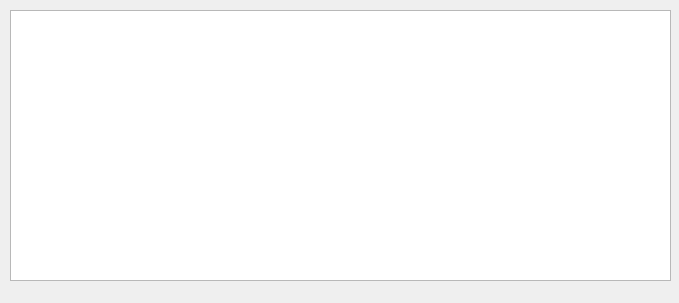
<?xml version="1.0" encoding="UTF-8"?>
<ui version="4.0">
 <class>Users_info_ui</class>
 <widget class="QDialog" name="Users_info_ui">
  <property name="geometry">
   <rect>
    <x>0</x>
    <y>0</y>
    <width>679</width>
    <height>303</height>
   </rect>
  </property>
  <property name="windowTitle">
   <string>اطلاعات کاربران</string>
  </property>
  <widget class="QTableWidget" name="tableWidget">
   <property name="geometry">
    <rect>
     <x>10</x>
     <y>10</y>
     <width>661</width>
     <height>271</height>
    </rect>
   </property>
  </widget>
 </widget>
 <resources/>
 <connections/>
</ui>
